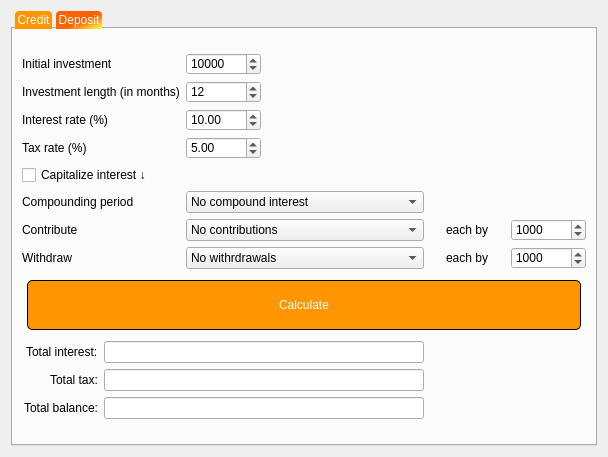
<?xml version="1.0" encoding="UTF-8"?>
<ui version="4.0">
 <class>bonusWin</class>
 <widget class="QDialog" name="bonusWin">
  <property name="geometry">
   <rect>
    <x>0</x>
    <y>0</y>
    <width>608</width>
    <height>457</height>
   </rect>
  </property>
  <property name="windowTitle">
   <string/>
  </property>
  <layout class="QGridLayout" name="gridLayout_3">
   <item row="0" column="0">
    <widget class="QTabWidget" name="tabWidget">
     <property name="styleSheet">
      <string notr="true">/* Style the tab using the tab sub-control. Note that
    it reads QTabBar _not_ QTabWidget */
QTabBar::tab {
                          background-color: #FF9500;
                          color: white;
    border-top-left-radius: 4px;
    border-top-right-radius: 4px;
                         
    min-width: 8ex;
    padding: 2px;
	margin-left: 4 px;
}

QTabBar::tab:selected, QTabBar::tab:hover {
 background-color: qlineargradient(spread:pad, x1:0, y1:0, x2:1, y2:1, stop:0.55665 rgba(255, 96, 0, 255), stop:1 rgba(255, 255, 79, 255)) }

</string>
     </property>
     <property name="currentIndex">
      <number>1</number>
     </property>
     <widget class="QWidget" name="tab">
      <property name="enabled">
       <bool>true</bool>
      </property>
      <attribute name="title">
       <string>Credit</string>
      </attribute>
      <layout class="QGridLayout" name="gridLayout_5">
       <item row="0" column="0">
        <layout class="QGridLayout" name="gridLayout_4">
         <item row="2" column="4" rowspan="7">
          <widget class="QTableWidget" name="tableWidget_monthlyPayment">
           <property name="maximumSize">
            <size>
             <width>300</width>
             <height>16777215</height>
            </size>
           </property>
           <property name="dragDropOverwriteMode">
            <bool>true</bool>
           </property>
          </widget>
         </item>
         <item row="7" column="2" colspan="2">
          <widget class="QLineEdit" name="lineEdit_totalPay">
           <property name="maximumSize">
            <size>
             <width>400</width>
             <height>30</height>
            </size>
           </property>
           <property name="readOnly">
            <bool>true</bool>
           </property>
          </widget>
         </item>
         <item row="8" column="2" colspan="2">
          <widget class="QLineEdit" name="lineEdit_overpayment">
           <property name="maximumSize">
            <size>
             <width>400</width>
             <height>30</height>
            </size>
           </property>
           <property name="readOnly">
            <bool>true</bool>
           </property>
          </widget>
         </item>
         <item row="4" column="0" rowspan="2">
          <widget class="QLabel" name="label_4">
           <property name="text">
            <string>Type</string>
           </property>
          </widget>
         </item>
         <item row="8" column="0" colspan="2">
          <widget class="QLabel" name="label_6">
           <property name="maximumSize">
            <size>
             <width>200</width>
             <height>50</height>
            </size>
           </property>
           <property name="text">
            <string>Total interest paid</string>
           </property>
          </widget>
         </item>
         <item row="3" column="0" colspan="2">
          <widget class="QLabel" name="label_3">
           <property name="maximumSize">
            <size>
             <width>200</width>
             <height>50</height>
            </size>
           </property>
           <property name="text">
            <string>Interest rate (%)</string>
           </property>
          </widget>
         </item>
         <item row="7" column="0" colspan="2">
          <widget class="QLabel" name="label_7">
           <property name="maximumSize">
            <size>
             <width>200</width>
             <height>50</height>
            </size>
           </property>
           <property name="text">
            <string>Total principal paid</string>
           </property>
          </widget>
         </item>
         <item row="1" column="4" alignment="Qt::AlignHCenter">
          <widget class="QLabel" name="label_8">
           <property name="sizePolicy">
            <sizepolicy hsizetype="Preferred" vsizetype="Fixed">
             <horstretch>0</horstretch>
             <verstretch>10</verstretch>
            </sizepolicy>
           </property>
           <property name="text">
            <string>Monthly payment</string>
           </property>
          </widget>
         </item>
         <item row="2" column="2" colspan="2">
          <widget class="QSpinBox" name="spinBox_monthTerm">
           <property name="sizePolicy">
            <sizepolicy hsizetype="Minimum" vsizetype="Expanding">
             <horstretch>0</horstretch>
             <verstretch>0</verstretch>
            </sizepolicy>
           </property>
           <property name="maximumSize">
            <size>
             <width>400</width>
             <height>30</height>
            </size>
           </property>
           <property name="maximum">
            <number>125</number>
           </property>
           <property name="value">
            <number>12</number>
           </property>
          </widget>
         </item>
         <item row="5" column="1" colspan="3">
          <widget class="QRadioButton" name="radioButton_different">
           <property name="text">
            <string>Differentiated</string>
           </property>
           <property name="checked">
            <bool>false</bool>
           </property>
          </widget>
         </item>
         <item row="1" column="2" colspan="2">
          <widget class="QSpinBox" name="spinBox_creditTtl">
           <property name="sizePolicy">
            <sizepolicy hsizetype="Minimum" vsizetype="Expanding">
             <horstretch>0</horstretch>
             <verstretch>0</verstretch>
            </sizepolicy>
           </property>
           <property name="maximumSize">
            <size>
             <width>400</width>
             <height>30</height>
            </size>
           </property>
           <property name="maximum">
            <number>999999999</number>
           </property>
           <property name="singleStep">
            <number>1000</number>
           </property>
           <property name="value">
            <number>10000</number>
           </property>
          </widget>
         </item>
         <item row="6" column="0" colspan="4">
          <widget class="QPushButton" name="pushButton_result">
           <property name="sizePolicy">
            <sizepolicy hsizetype="Preferred" vsizetype="Expanding">
             <horstretch>0</horstretch>
             <verstretch>0</verstretch>
            </sizepolicy>
           </property>
           <property name="minimumSize">
            <size>
             <width>0</width>
             <height>40</height>
            </size>
           </property>
           <property name="maximumSize">
            <size>
             <width>16777215</width>
             <height>50</height>
            </size>
           </property>
           <property name="styleSheet">
            <string notr="true">QPushButton {
                          background-color: #FF9500;
                          color: white;
					   margin: 5px;
                          border: 1px solid black;
					   border-radius: 5px;
                          }

                          QPushButton:pressed {
                          background-color: qlineargradient(x1: 0, y1: 0, x2: 0, y2: 1,
                          stop: 0 #FF7832, stop: 1 #FF9739);
                          }</string>
           </property>
           <property name="text">
            <string>Calculate</string>
           </property>
          </widget>
         </item>
         <item row="2" column="0" colspan="2">
          <widget class="QLabel" name="label_2">
           <property name="maximumSize">
            <size>
             <width>200</width>
             <height>50</height>
            </size>
           </property>
           <property name="text">
            <string>Payment period (in months)</string>
           </property>
          </widget>
         </item>
         <item row="3" column="2" colspan="2">
          <widget class="QDoubleSpinBox" name="doubleSpinBox_interestRate">
           <property name="sizePolicy">
            <sizepolicy hsizetype="Minimum" vsizetype="Expanding">
             <horstretch>0</horstretch>
             <verstretch>0</verstretch>
            </sizepolicy>
           </property>
           <property name="maximumSize">
            <size>
             <width>400</width>
             <height>30</height>
            </size>
           </property>
           <property name="singleStep">
            <double>0.100000000000000</double>
           </property>
           <property name="value">
            <double>10.000000000000000</double>
           </property>
          </widget>
         </item>
         <item row="4" column="1" colspan="3">
          <widget class="QRadioButton" name="radioButton_annuitent">
           <property name="styleSheet">
            <string notr="true"/>
           </property>
           <property name="text">
            <string>Annuity</string>
           </property>
           <property name="checked">
            <bool>true</bool>
           </property>
          </widget>
         </item>
         <item row="1" column="0" colspan="2">
          <widget class="QLabel" name="label">
           <property name="maximumSize">
            <size>
             <width>200</width>
             <height>50</height>
            </size>
           </property>
           <property name="text">
            <string>Credit sum (total)</string>
           </property>
          </widget>
         </item>
        </layout>
       </item>
      </layout>
     </widget>
     <widget class="QWidget" name="tab_2">
      <attribute name="title">
       <string>Deposit</string>
      </attribute>
      <layout class="QGridLayout" name="gridLayout_7">
       <item row="0" column="0">
        <layout class="QGridLayout" name="gridLayout_6">
         <item row="5" column="0" colspan="2">
          <widget class="QLabel" name="label_14">
           <property name="text">
            <string>Tax rate (%)</string>
           </property>
          </widget>
         </item>
         <item row="10" column="2" colspan="3">
          <widget class="QComboBox" name="comboBox_refill">
           <item>
            <property name="text">
             <string>No contributions</string>
            </property>
           </item>
           <item>
            <property name="text">
             <string>1 month</string>
            </property>
           </item>
           <item>
            <property name="text">
             <string>3 months</string>
            </property>
           </item>
           <item>
            <property name="text">
             <string>6 months</string>
            </property>
           </item>
           <item>
            <property name="text">
             <string>12 months</string>
            </property>
           </item>
          </widget>
         </item>
         <item row="18" column="0" alignment="Qt::AlignRight">
          <widget class="QLabel" name="label_22">
           <property name="text">
            <string>Total balance:</string>
           </property>
          </widget>
         </item>
         <item row="4" column="2">
          <widget class="QDoubleSpinBox" name="doubleSpinBox_interestRate_2">
           <property name="singleStep">
            <double>0.100000000000000</double>
           </property>
           <property name="value">
            <double>10.000000000000000</double>
           </property>
          </widget>
         </item>
         <item row="2" column="2">
          <widget class="QSpinBox" name="spinBox_monthTerm_2">
           <property name="minimum">
            <number>1</number>
           </property>
           <property name="value">
            <number>12</number>
           </property>
          </widget>
         </item>
         <item row="17" column="0" alignment="Qt::AlignRight">
          <widget class="QLabel" name="label_12">
           <property name="text">
            <string>Total tax:</string>
           </property>
          </widget>
         </item>
         <item row="4" column="0" colspan="2">
          <widget class="QLabel" name="label_17">
           <property name="text">
            <string>Interest rate (%)</string>
           </property>
          </widget>
         </item>
         <item row="11" column="2" colspan="3">
          <widget class="QComboBox" name="comboBox_withdrawal">
           <item>
            <property name="text">
             <string>No withrdrawals</string>
            </property>
           </item>
           <item>
            <property name="text">
             <string>1 month</string>
            </property>
           </item>
           <item>
            <property name="text">
             <string>3 months</string>
            </property>
           </item>
           <item>
            <property name="text">
             <string>6 months</string>
            </property>
           </item>
           <item>
            <property name="text">
             <string>12 months</string>
            </property>
           </item>
          </widget>
         </item>
         <item row="14" column="0" colspan="7">
          <widget class="QPushButton" name="pushButton">
           <property name="sizePolicy">
            <sizepolicy hsizetype="Maximum" vsizetype="Preferred">
             <horstretch>0</horstretch>
             <verstretch>0</verstretch>
            </sizepolicy>
           </property>
           <property name="minimumSize">
            <size>
             <width>0</width>
             <height>40</height>
            </size>
           </property>
           <property name="maximumSize">
            <size>
             <width>160000</width>
             <height>60</height>
            </size>
           </property>
           <property name="styleSheet">
            <string notr="true">QPushButton {
                          background-color: #FF9500;
                          color: white;
					   margin: 5px;
                          border: 1px solid black;
					   border-radius: 5px;
                          }

                          QPushButton:pressed {
                          background-color: qlineargradient(x1: 0, y1: 0, x2: 0, y2: 1,
                          stop: 0 #FF7832, stop: 1 #FF9739);
                          }</string>
           </property>
           <property name="text">
            <string>Calculate</string>
           </property>
          </widget>
         </item>
         <item row="10" column="5" alignment="Qt::AlignHCenter">
          <widget class="QLabel" name="label_11">
           <property name="text">
            <string>each by</string>
           </property>
          </widget>
         </item>
         <item row="11" column="0" colspan="2">
          <widget class="QLabel" name="label_18">
           <property name="text">
            <string>Withdraw</string>
           </property>
          </widget>
         </item>
         <item row="1" column="0" colspan="2">
          <widget class="QLabel" name="label_19">
           <property name="text">
            <string>Initial investment</string>
           </property>
          </widget>
         </item>
         <item row="7" column="2" colspan="3">
          <widget class="QComboBox" name="comboBox_period">
           <item>
            <property name="text">
             <string>No compound interest</string>
            </property>
           </item>
           <item>
            <property name="text">
             <string>1 month</string>
            </property>
           </item>
           <item>
            <property name="text">
             <string>3 month</string>
            </property>
           </item>
          </widget>
         </item>
         <item row="11" column="5" alignment="Qt::AlignHCenter">
          <widget class="QLabel" name="label_10">
           <property name="text">
            <string>each by</string>
           </property>
          </widget>
         </item>
         <item row="16" column="0" alignment="Qt::AlignRight">
          <widget class="QLabel" name="label_23">
           <property name="text">
            <string>Total interest:</string>
           </property>
          </widget>
         </item>
         <item row="17" column="1" colspan="4">
          <widget class="QLineEdit" name="lineEdit_sumNalog">
           <property name="readOnly">
            <bool>true</bool>
           </property>
          </widget>
         </item>
         <item row="7" column="0" colspan="2">
          <widget class="QLabel" name="label_16">
           <property name="text">
            <string>Compounding period</string>
           </property>
          </widget>
         </item>
         <item row="2" column="0" colspan="2">
          <widget class="QLabel" name="label_20">
           <property name="text">
            <string>Investment length (in months)</string>
           </property>
          </widget>
         </item>
         <item row="10" column="6">
          <widget class="QSpinBox" name="spinBox_refill">
           <property name="minimum">
            <number>100</number>
           </property>
           <property name="maximum">
            <number>100000</number>
           </property>
           <property name="singleStep">
            <number>100</number>
           </property>
           <property name="value">
            <number>1000</number>
           </property>
          </widget>
         </item>
         <item row="5" column="2">
          <widget class="QDoubleSpinBox" name="doubleSpinBox_nalogRate">
           <property name="singleStep">
            <double>0.100000000000000</double>
           </property>
           <property name="value">
            <double>5.000000000000000</double>
           </property>
          </widget>
         </item>
         <item row="18" column="1" colspan="4">
          <widget class="QLineEdit" name="lineEdit_sumDepositEnd">
           <property name="readOnly">
            <bool>true</bool>
           </property>
          </widget>
         </item>
         <item row="10" column="0" colspan="2">
          <widget class="QLabel" name="label_21">
           <property name="text">
            <string>Contribute</string>
           </property>
          </widget>
         </item>
         <item row="1" column="2">
          <widget class="QSpinBox" name="spinBox_sumDeposit">
           <property name="maximum">
            <number>999999999</number>
           </property>
           <property name="singleStep">
            <number>100</number>
           </property>
           <property name="value">
            <number>10000</number>
           </property>
          </widget>
         </item>
         <item row="16" column="1" colspan="4">
          <widget class="QLineEdit" name="lineEdit_sumPercent">
           <property name="readOnly">
            <bool>true</bool>
           </property>
          </widget>
         </item>
         <item row="11" column="6">
          <widget class="QSpinBox" name="spinBox_withdrawal">
           <property name="minimum">
            <number>100</number>
           </property>
           <property name="maximum">
            <number>100000</number>
           </property>
           <property name="singleStep">
            <number>100</number>
           </property>
           <property name="value">
            <number>1000</number>
           </property>
          </widget>
         </item>
         <item row="6" column="0" colspan="7">
          <widget class="QCheckBox" name="checkBox_capital">
           <property name="text">
            <string>Capitalize interest ↓</string>
           </property>
          </widget>
         </item>
        </layout>
       </item>
      </layout>
     </widget>
    </widget>
   </item>
  </layout>
 </widget>
 <resources/>
 <connections/>
</ui>
